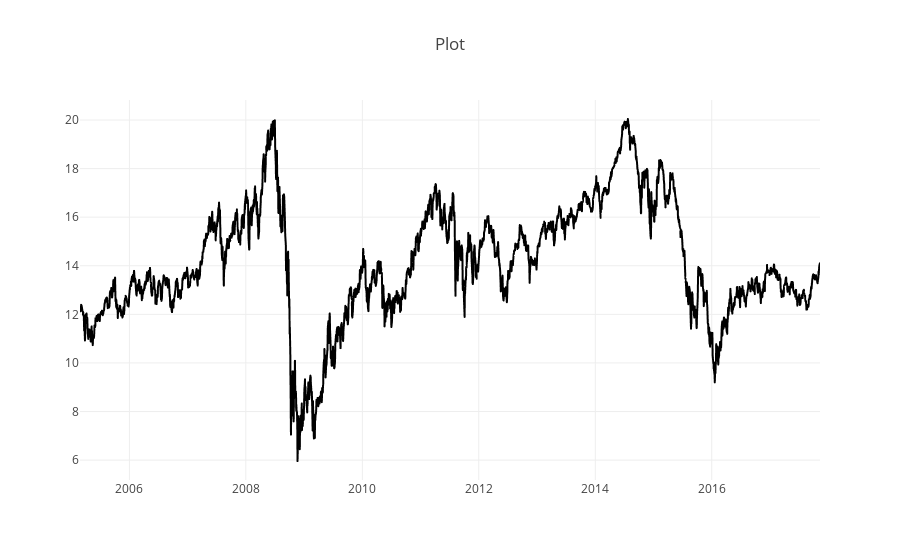

Notebook code cell kept with this figure:
### Markdown cell above
### Plotting the data

### Code cell
r = lambda: random.randint(0,255)
traces = []

for df in data:
    clr = str(r()) + str(r()) + str(r())
#     df = df.sample(n=100, replace=True)
    df = df.sort_values('Date')
#     print(df['Label'])
    label = df['Label'].iloc[0]

    trace = plotly.graph_objs.Scattergl(
        x=df['Date'],
        y=df['Close'],
        mode='line',
        line=dict(
            color = clr
        )
    )
    traces.append(trace)
    
layout = plotly.graph_objs.Layout(
    title='Plot',
)
fig = plotly.graph_objs.Figure(data=traces, layout=layout)

plotly.offline.init_notebook_mode(connected=True)
plotly.offline.iplot(fig, filename='dataplot')

### Figure 1 — Plotly figure (JSON) as saved in the notebook; plotly's stock layout.template omitted (floating-point values rounded to 4 significant figures; data arrays with more than 128 entries replaced by an {"elided": "..."} marker saying what was removed)
{"data": [{"line": {"color": "333676"}, "mode": "line", "type": "scattergl", "x": {"elided": "3201 str values"}, "y": {"elided": "3201 float values"}}], "layout": {"title": "Plot"}}
